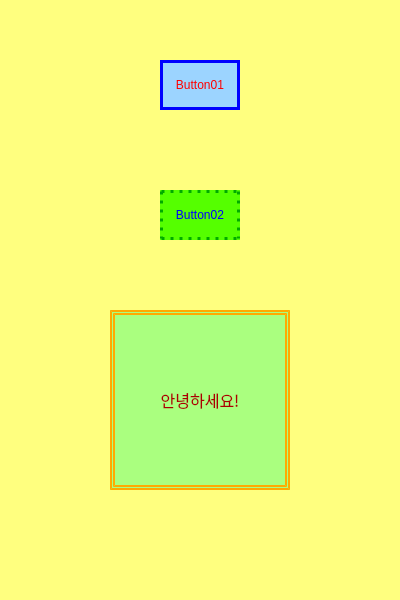
<?xml version="1.0" encoding="UTF-8"?>
<ui version="4.0">
 <class>MainWindow</class>
 <widget class="QMainWindow" name="MainWindow">
  <property name="geometry">
   <rect>
    <x>0</x>
    <y>0</y>
    <width>400</width>
    <height>600</height>
   </rect>
  </property>
  <property name="windowTitle">
   <string>MainWindow</string>
  </property>
  <property name="styleSheet">
   <string notr="true">background-color: rgb(255, 255, 127);</string>
  </property>
  <widget class="QWidget" name="centralwidget">
   <widget class="QPushButton" name="button01">
    <property name="geometry">
     <rect>
      <x>160</x>
      <y>60</y>
      <width>80</width>
      <height>50</height>
     </rect>
    </property>
    <property name="styleSheet">
     <string notr="true">color: rgb(255, 0, 0);
border: 3px solid;
border-color: rgb(0, 0, 255);
background-color: rgb(156, 212, 255);</string>
    </property>
    <property name="text">
     <string>Button01</string>
    </property>
   </widget>
   <widget class="QPushButton" name="button02">
    <property name="geometry">
     <rect>
      <x>160</x>
      <y>190</y>
      <width>80</width>
      <height>50</height>
     </rect>
    </property>
    <property name="styleSheet">
     <string notr="true">color: rgb(0, 0, 255);
border: 3px dotted;
border-color: rgb(0, 170, 0);
background-color: rgb(85, 255, 0);</string>
    </property>
    <property name="text">
     <string>Button02</string>
    </property>
   </widget>
   <widget class="QLabel" name="label01">
    <property name="geometry">
     <rect>
      <x>110</x>
      <y>310</y>
      <width>180</width>
      <height>180</height>
     </rect>
    </property>
    <property name="font">
     <font>
      <family>HY엽서L</family>
      <pointsize>12</pointsize>
     </font>
    </property>
    <property name="styleSheet">
     <string notr="true">background-color: rgb(170, 255, 127);
border: 5px double dotted;
border-color: rgb(255, 170, 0);
color: rgb(170, 0, 0);</string>
    </property>
    <property name="text">
     <string>안녕하세요!</string>
    </property>
    <property name="alignment">
     <set>Qt::AlignCenter</set>
    </property>
   </widget>
  </widget>
  <widget class="QMenuBar" name="menubar">
   <property name="geometry">
    <rect>
     <x>0</x>
     <y>0</y>
     <width>400</width>
     <height>21</height>
    </rect>
   </property>
  </widget>
  <widget class="QStatusBar" name="statusbar"/>
 </widget>
 <resources/>
 <connections/>
</ui>
